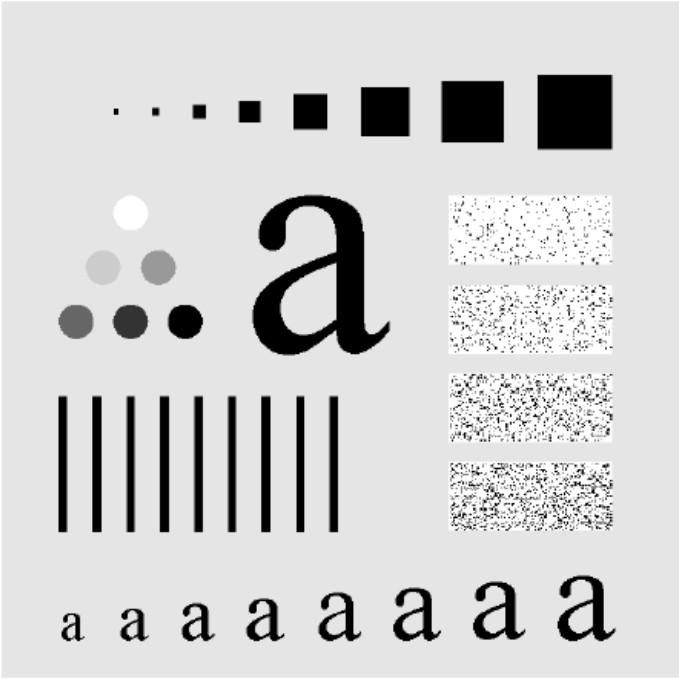
#> input picture images/imagem_teste_filtros.jpg, 679 x 679 px, found by its file name
$ python filtro_passa_butterworth.py
#> lines starting #> are read from the running program, lines starting #| are printed output that depends on the picture
### src/utils.py
import numpy as np
from numpy.lib.stride_tricks import as_strided
from numpy.fft import fft2, fftshift, ifft2, ifftshift


# [64 lines left out: functions janela_deslizante, vizinhos_celula, not called in this run]


def aplicar_filtro_Fimagem(image: np.ndarray, H: np.ndarray) -> np.ndarray:
    """
    Aplica um filtro no domínio de Fourier a uma imagem.

    Args:
        img (numpy.ndarray): A imagem de entrada (escala de cinza).
        H (numpy.ndarray): O filtro no domínio de frequência.

    Returns:
        numpy.ndarray: A imagem filtrada.

    Notes:
        Esta função aplica um filtro no domínio de Fourier à imagem de entrada.
        Primeiro, ela centraliza a imagem no domínio da frequência. Em seguida, aplica
        a Transformada de Fourier à imagem para converter a imagem para o domínio da frequência.
        Depois, multiplica a imagem no domínio da frequência pelo filtro especificado (H).
        Por fim, a função realiza a Transformada Inversa de Fourier para obter a imagem
        filtrada no domínio espacial.

    Args:
        img (numpy.ndarray): A imagem de entrada em escala de cinza.
        H (numpy.ndarray): O filtro no domínio de frequência a ser aplicado.

    Returns:
        numpy.ndarray: A imagem filtrada no domínio espacial.

    """
    # Aplica a Transformada de Fourier à imagem
    img_fourier = fftshift(fft2(image))

    # Aplica o filtro no domínio de Fourier
    filtro_em_fourier = img_fourier * H

    # Realiza a Transformada Inversa de Fourier para obter a imagem filtrada
    imagem_filtrada = np.real(ifft2(ifftshift(filtro_em_fourier)))

    return imagem_filtrada


def distancia_dominio_frequencia(image: np.ndarray) -> np.ndarray:
    linha, coluna = image.shape
    indices_linhas = np.zeros((linha, coluna))
    indices_colunas = np.zeros((linha, coluna))

    if linha == coluna:
        for i in range(linha):
            for j in range(coluna):
                indices_linhas[i, j] = i
        indices_colunas = indices_linhas.T
    else:
        for i in range(linha):
            for j in range(coluna):
                indices_linhas[i, j] = i
                indices_colunas[i, j] = j

    D = np.zeros((linha, coluna))
    for i in range(linha):
        for j in range(coluna):
            D[i, j] = np.sqrt(pow((indices_linhas[i, j] - linha // 2),
                              2) + pow((indices_colunas[i, j] - coluna // 2), 2))

    return D

### src/filtro_passa_butterworth.py
from PIL import Image
import numpy as np
import matplotlib.pyplot as plt
from utils import aplicar_filtro_Fimagem, distancia_dominio_frequencia


def filtro_butterWorth(imagem: np.ndarray, D0: float, n: int, passa_baixa: bool = True) -> np.ndarray:
    """
    Cria um filtro Butterworth no domínio de frequência.

    Args:
        img (numpy.ndarray): A imagem de entrada.
        D0 (float): A frequência de corte do filtro Butterworth.
        n (int): A ordem do filtro Butterworth.
        lowpass (bool): Define se o filtro é passa-baixas (True) ou passa-altas (False).

    Returns:
        numpy.ndarray: O filtro Butterworth no domínio de frequência.

    Notes:
        Esta função cria um filtro Butterworth no domínio de frequência com base
        na frequência de corte D0, na ordem n e na opção de filtro passa-baixas ou passa-altas.
        O filtro é retornado como uma matriz que pode ser usada para filtrar a imagem.
    """
    D = distancia_dominio_frequencia(imagem)

    if passa_baixa:
        L = 1 / (1 + (D / D0) ** (2 * n))
        return L
    else:
        D = np.heaviside(D, 0.1) - np.sign(D) + D
        H = 1 / (1 + (D0 / D) ** (2 * n))
        return H


if __name__ == "__main__":
    imagem = Image.open("images/imagem_teste_filtros.jpg").convert("L")
    imagem_array = np.array(imagem)

    frequencias = [5, 15, 30, 80]
    ordens = [1, 2, 3]

    plt.figure(figsize=(len(ordens)*3, len(frequencias)*3))
    plt.suptitle(
        "Imagens filtradas com diferentes frequências de corte e ordens")

    for row, D0 in enumerate(frequencias):
        for col, n in enumerate(ordens):
            plt.subplot(len(frequencias),
                        len(ordens),
                        row*len(ordens)+col+1)
            plt.title(f'D0={D0},n={n}')
            plt.axis('off')
            bw_filtro = filtro_butterWorth(imagem_array, D0, n, True)
            bwf_imagem = aplicar_filtro_Fimagem(imagem_array, bw_filtro)
            plt.imshow(bwf_imagem, cmap='gray')
#> this loop made 4 passes
#> pass 1, in filtro_butterWorth, `D = distancia_dominio_frequencia(imagem)`:
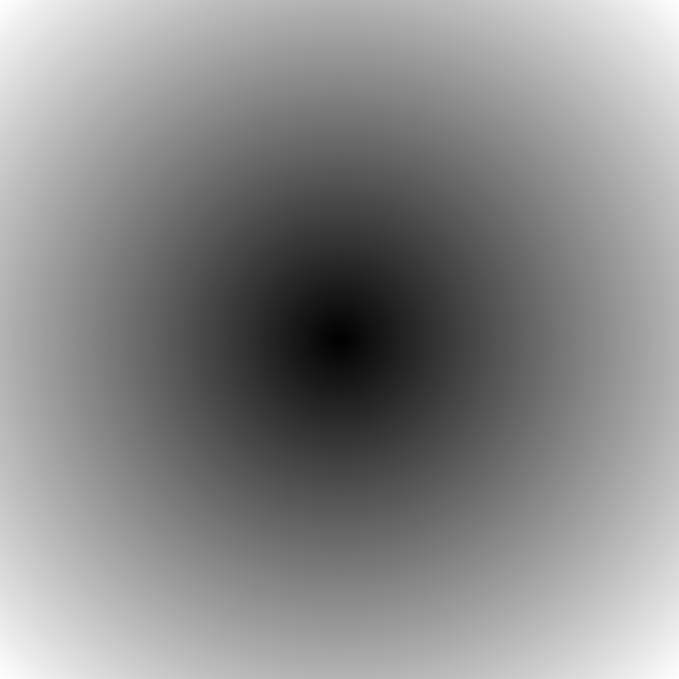
#> D: shape (679, 679) float64; min 0, max 479.4, mean 259.8; drawn with min black and max white
#> pass 1, in filtro_butterWorth, `L = 1 / (1 + (D / D0) ** (2 * n))`:
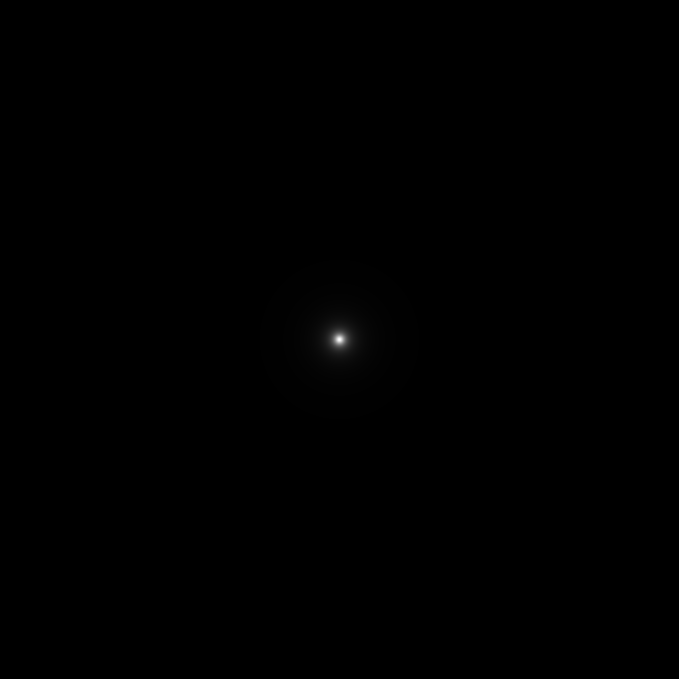
#> L: shape (679, 679) float64; min 0.000109, max 1, mean 0.00147
#> pass 1, in aplicar_filtro_Fimagem, `imagem_filtrada = np.real(ifft2(ifftshift(filtro_em_fourier)))`:
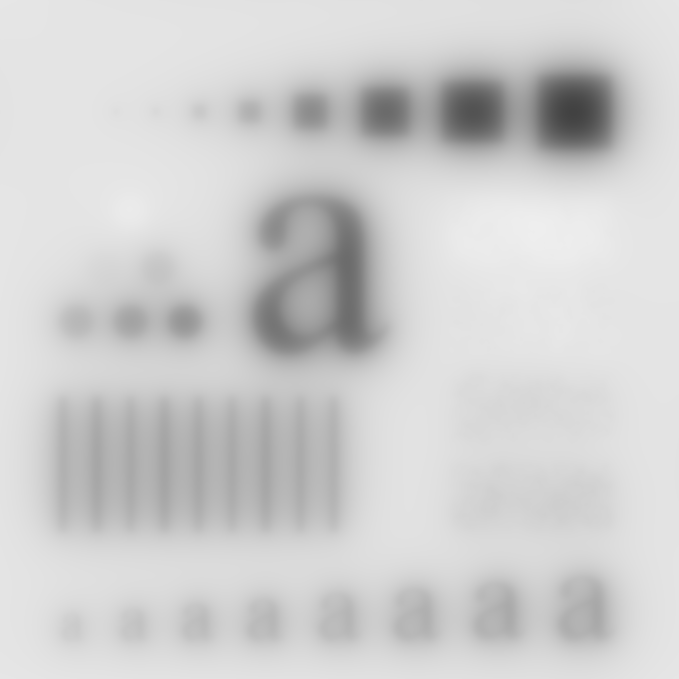
#> imagem_filtrada: shape (679, 679) float64; min 66.4, max 238.4, mean 207.5

    plt.show()
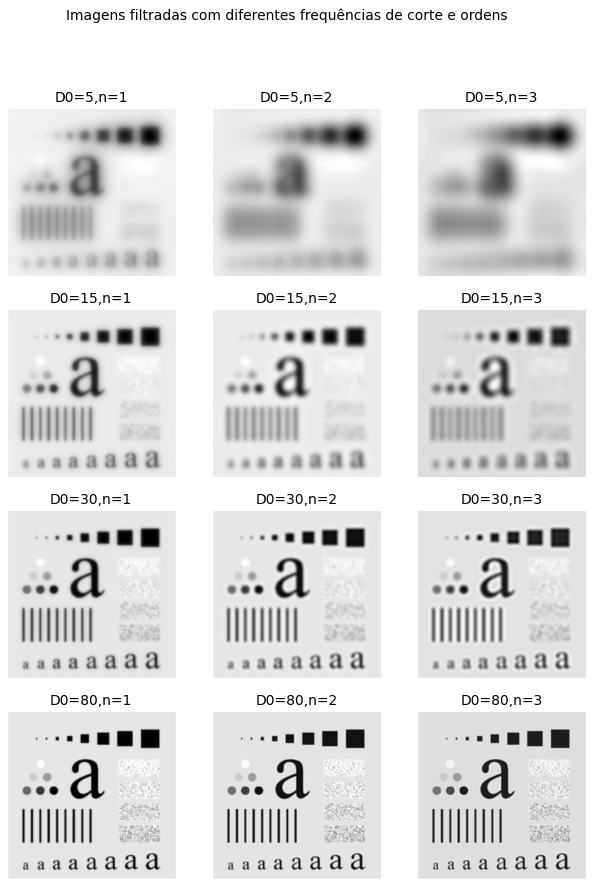
#> figure drawn by matplotlib, 12 panels
